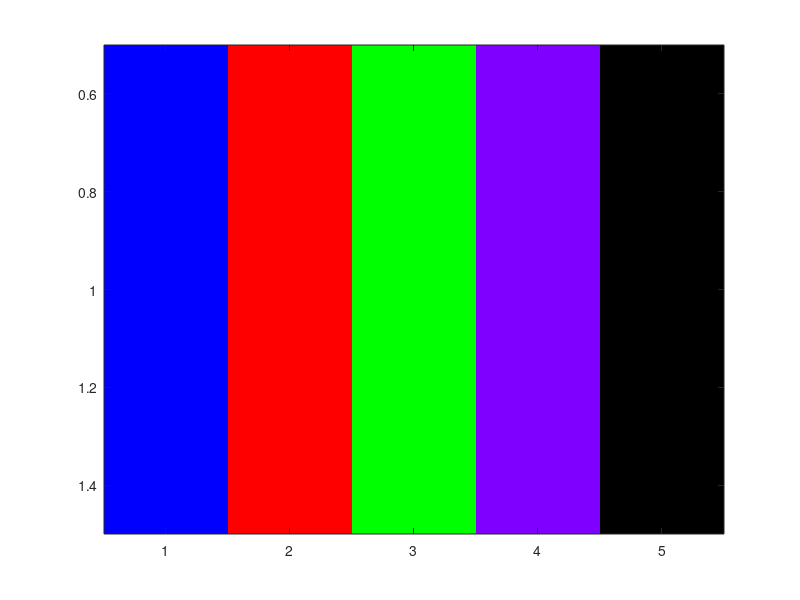

This chart was generated by the following MATLAB code:
%paintpots.m

img=1:5;

pp1= [ 0 0 0 ; .25 .25 .25 ; .5 .5 .5 ; .75 .75 .75 ; 1 1 1 ];
pp2= [ 0 0 1 ; 1 0 0 ; 0 1 0 ; .5 0 1 ; 1 0 1 ];

pp2(5,:)= [ 0 0 0 ]

image(img); colormap(pp2)